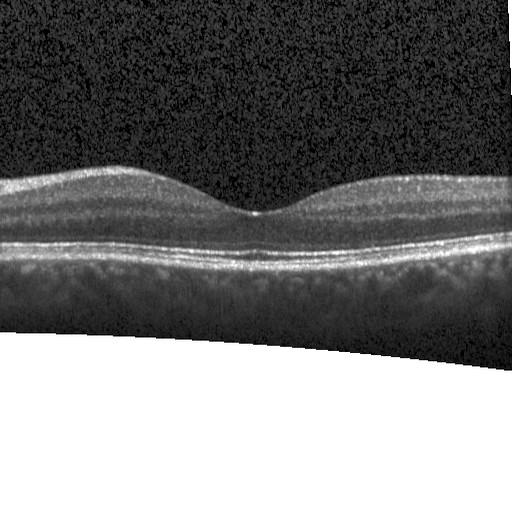
#> input picture ty3.jpeg, 512 x 512 px
$ jupyter execute --allow-errors 0_Image_Pre-processing.ipynb
#> lines starting #> are read from the running program, lines starting #| are printed output that depends on the picture; after the words box and inside, x2 and y2 are one past the last pixel; in counts of white or black regions, pixels touching at a corner belong together
[cell 1]
from PIL import Image
# Open the image
img = Image.open("ty3.jpeg")
#> img is the input picture: PIL image 512x512 L; min 0, max 255, mean 120.5
# Convert the image to grayscale
img = img.convert("L")
# Get the size of the image
width, height = img.size
#> width = 512; height = 512
# Find the top edge of the image
top_edge = 0
for y in range(height):
    for x in range(width):
        if img.getpixel((x, y)) != 255:
            top_edge = y
            break
    if top_edge != 0:
        break
# Find the bottom edge of the image
bottom_edge = 0
for y in range(height - 1, -1, -1):
    for x in range(width):
        if img.getpixel((x, y)) != 255:
            bottom_edge = y
            break
    if bottom_edge != 0:
        break
# Find the left edge of the image
left_edge = 0
for x in range(width):
    for y in range(height):
        if img.getpixel((x, y)) != 255:
            left_edge = x
            break
    if left_edge != 0:
        break
# Find the right edge of the image
right_edge = 0
for x in range(width - 1, -1, -1):
    for y in range(height):
        if img.getpixel((x, y)) != 255:
            right_edge = x
            break
    if right_edge != 0:
        break
# Crop the image
img = img.crop((left_edge, top_edge, right_edge+1, bottom_edge+1))
#> img: PIL image 511x375 L
# Save the cropped image
img.save("image_cropped.jpg")

[cell 2]
from IPython.display import display
from PIL import Image


path="ty3.jpeg"
display(Image.open(path))
display(Image.open("image_cropped.jpg"))

[cell 3]
import os
import glob
import datetime

# keras imports
from keras.applications.vgg16 import VGG16, preprocess_input
import keras
import tensorflow as tf
from tensorflow.keras.utils import load_img, img_to_array
from keras.models import Model

# other imports
from sklearn.preprocessing import LabelEncoder
import numpy as np
import h5py
import json
import time


config={
  "model"           : "vgg16",
  "weights"         : "imagenet",
  "include_top"     : False,

  "train_path"      : "C:/Users/ranji/OneDrive/Desktop/CAP/OCT2017/OCT2017/train",
  "test_path"       : "C:/Users/ranji/OneDrive/Desktop/CAP/OCT2017/validation",
  "features_path"   : "C:/Users/ranji/OneDrive/Desktop/CAP/OUTCOMES/features.h5",
  "labels_path"     : "C:/Users/ranji/OneDrive/Desktop/CAP/OUTCOMES/labels.h5",
  "results"         : "C:/Users/ranji/OneDrive/Desktop/CAP/OUTCOMES/results.txt",
  "classifier_path" : "C:/Users/ranji/OneDrive/Desktop/CAP/OUTCOMES/classifier.pickle",
  "model_path"      : "C:/Users/ranji/OneDrive/Desktop/CAP/OUTCOMES/model",

  "test_size"       : 0.20,
  "seed"            : 9,
  "num_classes"     : 2
}

model_name    = config["model"]
weights     = config["weights"]
include_top   = config["include_top"]
train_path    = config["train_path"]
features_path   = config["features_path"]
labels_path   = config["labels_path"]
test_size     = config["test_size"]
results     = config["results"]
model_path    = config["model_path"]

#> (the rest of this cell did not finish here and is left out)

[cell 4]
import cv2
import numpy as np
from matplotlib import pyplot as plt

# Load the image
img = cv2.imread('ty3.jpeg')
#> img: shape (512, 512, 3); min 0, max 255, mean 120.5

# Convert the image to grayscale
gray = cv2.cvtColor(img, cv2.COLOR_BGR2GRAY)

# Apply adaptive thresholding to create a binary image
binary = cv2.adaptiveThreshold(gray, 255, cv2.ADAPTIVE_THRESH_GAUSSIAN_C, cv2.THRESH_BINARY, 41, 10)
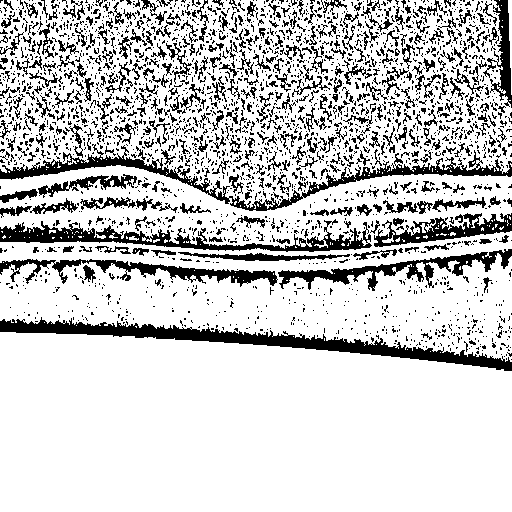
#> binary: shape (512, 512); 79.5% white; 2615 black regions (2201 under 20 px)

# Find the contour with the largest area
contours, _ = cv2.findContours(binary, cv2.RETR_EXTERNAL, cv2.CHAIN_APPROX_SIMPLE)
#> contours = 155 contours, 151 with area under 20; largest, box (x1, y1, x2, y2) and area: (0, 0, 512, 362) 153106, (0, 332, 512, 512) 83890, (508, 0, 512, 95) 120, (382, 232, 395, 243) 28
contour_sizes = [(cv2.contourArea(contour), contour) for contour in contours]
#> contour_sizes = 155 items, first 6: (0, [[440, 352]]), (0, [[430, 351]]), (0, [[407, 349]]), (0, [[376, 344]]), (0, [[324, 338], [324, 340]]), (0, [[293, 336]])
largest_contour = max(contour_sizes, key=lambda x: x[0])[1]
#> largest_contour = contour of 4605 points, box (x1, y1, x2, y2) (0, 0, 512, 362), area 153106

# Create a mask of the contour and crop the image
mask = np.zeros_like(binary)
cv2.drawContours(mask, [largest_contour], 0, 255, -1)
#> mask: shape (512, 512); 59.8% white; 116 black regions (88 under 20 px), largest, box (x1, y1, x2, y2) and area: (0, 317, 512, 512) 90320, (0, 221, 372, 252) 3593, (278, 249, 512, 291) 2448
result = cv2.bitwise_and(img, img, mask=mask)
y, x = np.where(mask == 255)
cropped = img[min(y):max(y), min(x):max(x)]

# Show the result
plt.imshow(cropped)
#> (this line was passed over: IPython is not available in this run)
plt.show()

[cell 5]
import cv2
import numpy as np
from matplotlib import pyplot as plt

# Load the image
img = cv2.imread('ty3.jpeg')

# Convert the image to grayscale
gray = cv2.cvtColor(img, cv2.COLOR_BGR2GRAY)

# Apply adaptive thresholding to create a binary image
binary = cv2.adaptiveThreshold(gray, 255, cv2.ADAPTIVE_THRESH_GAUSSIAN_C, cv2.THRESH_BINARY, 41, 10)

# Find the contour with the largest area
contours, _ = cv2.findContours(binary, cv2.RETR_EXTERNAL, cv2.CHAIN_APPROX_SIMPLE)
contour_sizes = [(cv2.contourArea(contour), contour) for contour in contours]
largest_contour = max(contour_sizes, key=lambda x: x[0])[1]

# Create a mask of the contour and crop the image
mask = np.zeros_like(binary)
cv2.drawContours(mask, [largest_contour], 0, 255, -1)
y, x = np.where(mask == 255)
cropped = img[min(y):max(y), min(x):max(x)]

# Threshold the cropped image to create a binary mask of the remaining edges
gray = cv2.cvtColor(cropped, cv2.COLOR_BGR2GRAY)
_, binary = cv2.threshold(gray, 220, 255, cv2.THRESH_BINARY_INV)
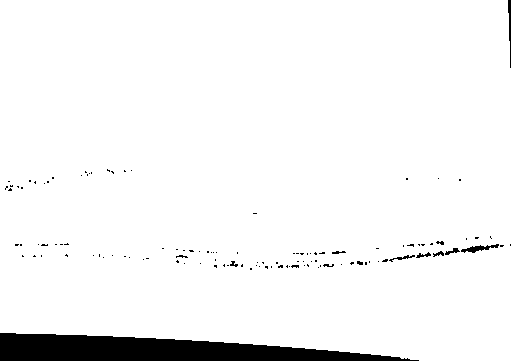
#> binary: shape (361, 511); 95.4% white; 118 black regions (106 under 20 px)

# Find the contour with the largest area in the binary mask
contours, _ = cv2.findContours(binary, cv2.RETR_EXTERNAL, cv2.CHAIN_APPROX_SIMPLE)
#> contours = 1 contour; box (x1, y1, x2, y2) and area: (0, 0, 511, 361) 176024
contour_sizes = [(cv2.contourArea(contour), contour) for contour in contours]
#> contour_sizes = 1 item
largest_contour = max(contour_sizes, key=lambda x: x[0])[1]
#> largest_contour = contour of 74 points, box (x1, y1, x2, y2) (0, 0, 511, 361), area 176024

# Create a mask of the contour and crop the image again
mask = np.zeros_like(binary)
cv2.drawContours(mask, [largest_contour], 0, 255, -1)
#> mask: shape (361, 511); 95.9% white; 3 black regions (1 under 20 px), largest, box (x1, y1, x2, y2) and area: (0, 333, 419, 361) 7467, (508, 0, 511, 68) 122
y, x = np.where(mask == 255)
cropped = cropped[min(y):max(y), min(x):max(x)]
#> cropped: shape (360, 510, 3)

# Show the result
plt.imshow(cropped)
#> (this line was passed over: IPython is not available in this run)
plt.show()

[cell 6]
import cv2

# Load the retinal OCT scan image
img = cv2.imread('ty6.jpeg')
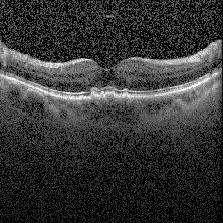
#> input picture ty6.jpeg, 223 x 223 px
#> img is the input picture: shape (223, 223, 3); min 0, max 255, mean 53.1

# Convert the image to grayscale
gray = cv2.cvtColor(img, cv2.COLOR_BGR2GRAY)
#> gray: shape (223, 223)

# Apply bilateral filter to smooth out noise while preserving edges
gray = cv2.bilateralFilter(gray, 11, 17, 17)

# Apply Canny edge detection to detect the edges of the retina
edges = cv2.Canny(gray, 30, 200)
#> edges: shape (223, 223); 28.1% white in thin lines or dots

# Find contours of the retina
contours, _ = cv2.findContours(edges, cv2.RETR_TREE, cv2.CHAIN_APPROX_SIMPLE)
#> contours = 1055 contours, 979 with area under 20; largest, box (x1, y1, x2, y2) and area: (0, 25, 223, 122) 3769, (128, 39, 223, 91) 2114, (188, 162, 222, 207) 330, (47, 87, 89, 101) 238, (107, 157, 147, 188) 224

# Sort the contours by area in descending order and keep the largest one
contours = sorted(contours, key=cv2.contourArea, reverse=True)[:1]
#> contours = 1 contour; box (x1, y1, x2, y2) and area: (0, 25, 223, 122) 3769

# Draw the contour on the original image with green color and thickness of 2
cv2.drawContours(img, contours, -1, (0, 255, 0), 2)
#> img: shape (223, 223, 3); 14.85% of pixels changed, all inside (x1, y1, x2, y2) = (0, 24, 223, 123)

# Show the resulting image
cv2.imshow('Retinal OCT Scan with Highlighted Pathology', img)
cv2.waitKey(0)
cv2.destroyAllWindows()

[cell 7]
import cv2

# Load the retinal OCT scan image
img = cv2.imread('ty4.jpeg')
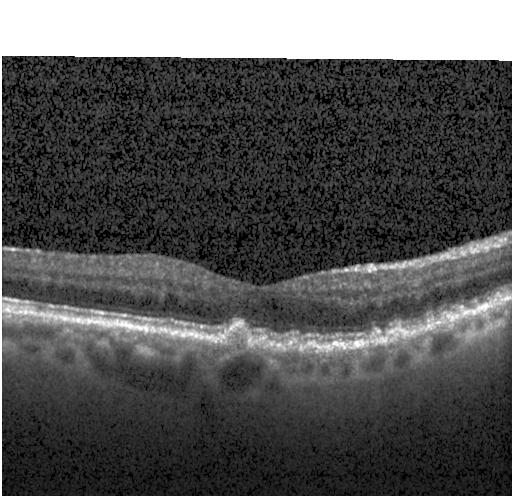
#> input picture ty4.jpeg, 512 x 496 px
#> img is the input picture: shape (496, 512, 3); min 0, max 255, mean 82.6

# Get the dimensions of the image
height, width, channels = img.shape
#> height = 496; channels = 3

# Define the region of interest (ROI) as the central 50% of the image
roi_x = int(width * 0.25)
#> roi_x = 128
roi_y = int(height * 0.25)
#> roi_y = 124
roi_width = int(width * 0.5)
#> roi_width = 256
roi_height = int(height * 0.5)
#> roi_height = 248

# Crop the image to the ROI
img = img[roi_y:roi_y+roi_height, roi_x:roi_x+roi_width]
#> img: shape (248, 256, 3)

# Convert the image to grayscale
gray = cv2.cvtColor(img, cv2.COLOR_BGR2GRAY)
#> gray: shape (248, 256)

# Apply bilateral filter to smooth out noise while preserving edges
gray = cv2.bilateralFilter(gray, 11, 17, 17)

# Apply Canny edge detection to detect the edges of the retina
edges = cv2.Canny(gray, 30, 200)
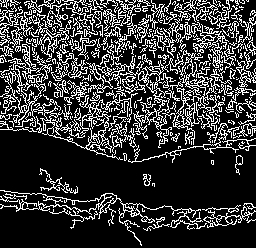
#> edges: shape (248, 256); 22% white in thin lines or dots

# Find contours of the retina
contours, _ = cv2.findContours(edges, cv2.RETR_TREE, cv2.CHAIN_APPROX_SIMPLE)
#> contours = 619 contours, 520 with area under 20; largest, box (x1, y1, x2, y2) and area: (86, 50, 220, 148) 2966, (153, 53, 199, 127) 1504, (0, 190, 201, 246) 866, (0, 73, 123, 160) 564, (46, 195, 105, 213) 388

# Sort the contours by area in descending order and keep the largest one
contours = sorted(contours, key=cv2.contourArea, reverse=True)[:1]
#> contours = 1 contour; box (x1, y1, x2, y2) and area: (86, 50, 220, 148) 2966

# Draw the contour on the original image with green color and thickness of 2
cv2.drawContours(img, contours, -1, (0, 255, 0), 2)
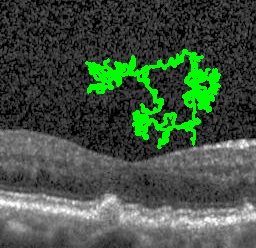
#> img: shape (248, 256, 3); mean B, G, R 64.7, 80.9, 64.7

# Show the resulting image
cv2.imshow('Retinal OCT Scan with Highlighted Pathology', img)
cv2.waitKey(0)
cv2.destroyAllWindows()

[cell 8]
import cv2

# Load the retinal OCT scan image
img = cv2.imread('ty6.jpeg')

# Get the dimensions of the image
height, width, channels = img.shape
#> height = 223; width = 223

# Define the region of interest (ROI) as the central 50% of the image
roi_x = int(width * 0.25)
#> roi_x = 55
roi_y = int(height * 0.25)
#> roi_y = 55
roi_width = int(width * 0.5)
#> roi_width = 111
roi_height = int(height * 0.5)
#> roi_height = 111

# Crop the image to the ROI
img_roi = img[roi_y:roi_y+roi_height, roi_x:roi_x+roi_width]

# Convert the image to grayscale
gray = cv2.cvtColor(img_roi, cv2.COLOR_BGR2GRAY)
#> gray: shape (111, 111)

# Apply thresholding to create a binary image with bright or dark spots
_, binary = cv2.threshold(gray, 30, 255, cv2.THRESH_BINARY)
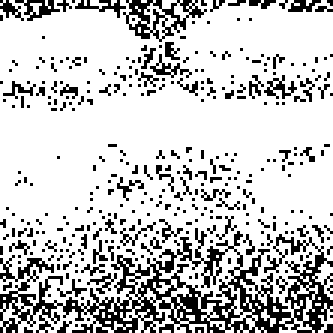
#> binary: shape (111, 111) (shown 3 times larger); 78% white; black in thin lines or dots

# Find contours of the binary image
contours, _ = cv2.findContours(binary, cv2.RETR_TREE, cv2.CHAIN_APPROX_SIMPLE)
#> contours = 717 contours, 696 with area under 20; largest, box (x1, y1, x2, y2) and area: (0, 0, 111, 111) 10984, (66, 95, 81, 111) 102, (45, 87, 60, 101) 82, (94, 93, 106, 108) 73, (10, 92, 20, 107) 59

# Find the contour with the largest area
largest_contour = None
largest_contour_area = 0
for contour in contours:
    contour_area = cv2.contourArea(contour)
    if contour_area > largest_contour_area:
        largest_contour = contour
        largest_contour_area = contour_area
#> this loop made 717 passes
#> (contour_area, largest_contour_area) on pass 24: (10984, 10984)
#> after the loop, largest_contour = contour of 623 points, box (x1, y1, x2, y2) (0, 0, 111, 111), area 10984; largest_contour_area = 10984

# Draw the largest contour on the original image with green color and thickness of 2
if largest_contour is not None:
    # Shift the contour to account for the ROI crop
    largest_contour[:, :, 0] += roi_x
    largest_contour[:, :, 1] += roi_y

    cv2.drawContours(img, [largest_contour], -1, (0, 255, 0), 2)
#> img: shape (223, 223, 3)

# Show the resulting image
cv2.imshow('Retinal OCT Scan with Highlighted Pathology', img)
cv2.waitKey(0)
cv2.destroyAllWindows()

[cell 9]
import cv2
import numpy as np

# Load the image
img = cv2.imread("ty5.jpeg")
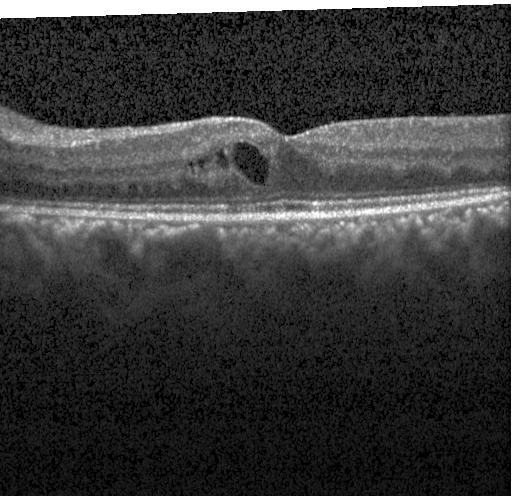
#> input picture ty5.jpeg, 512 x 496 px
#> img is the input picture: shape (496, 512, 3); min 0, max 255, mean 56.7

# Convert to grayscale
gray = cv2.cvtColor(img, cv2.COLOR_BGR2GRAY)
#> gray: shape (496, 512)

# Apply Gaussian blur to smooth the image
blurred = cv2.GaussianBlur(gray, (7, 7), 0)

# Apply Otsu's thresholding to binarize the image
_, thresh = cv2.threshold(blurred, 0, 255, cv2.THRESH_BINARY+cv2.THRESH_OTSU)
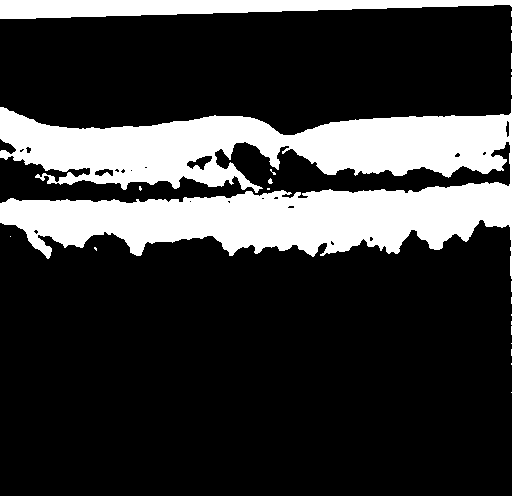
#> thresh: shape (496, 512); 22.1% white; 23 white regions (20 under 20 px)

# Find contours in the binary image
contours, _ = cv2.findContours(thresh, cv2.RETR_EXTERNAL, cv2.CHAIN_APPROX_SIMPLE)
#> contours = 23 contours, 21 with area under 20; largest, box (x1, y1, x2, y2) and area: (0, 99, 512, 279) 48641, (0, 0, 512, 19) 5744

# Find the contour with the maximum area
max_contour = max(contours, key=cv2.contourArea)
#> max_contour = contour of 1345 points, box (x1, y1, x2, y2) (0, 99, 512, 279), area 48641

# Find the bounding box of the contour
x, y, w, h = cv2.boundingRect(max_contour)
#> x = 0; y = 99; w = 512; h = 180

# Shrink the box to 1/3 of the original size
w_new = int(w/3)
#> w_new = 170
h_new = int(h/3)
#> h_new = 60
x_new = int(x + w/3)
#> x_new = 170
y_new = int(y + h/3)
#> y_new = 159

# Draw the bounding box on the image
cv2.rectangle(img, (x_new, y_new), (x_new+w_new, y_new+h_new), (0, 255, 0), 3)
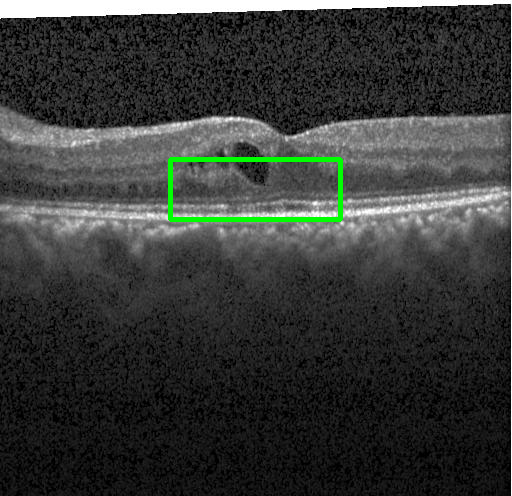
#> img: shape (496, 512, 3); 0.9% of pixels changed, all inside (x1, y1, x2, y2) = (168, 157, 343, 222)

# Display the image
cv2.imshow("Image", img)
cv2.waitKey(0)
cv2.destroyAllWindows()
